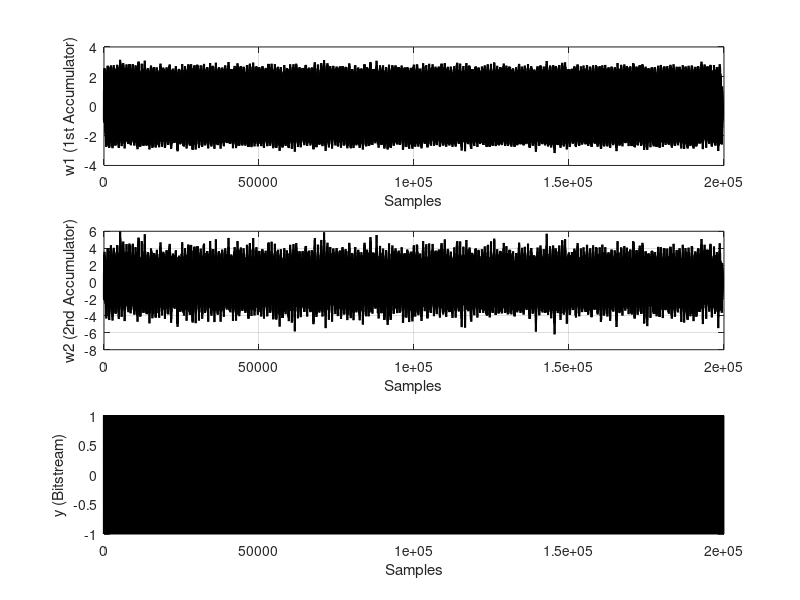

The MATLAB source for this figure: (Note: this script raises an error after producing the figure.)
% 2nd order sigma-delta with feed back loop filter

clear all; close all;

%%% [MOD] === Exercise 2.3: scale FB MOD2 so |w1|, |w2| <= 0.2 V ===========

% Input and sampling definitions
fin        = 1.003;  % input frequency (kHz)
fs         = 1000;   % sampling frequency (kHz)
amplitude  = 0.7;
offset     = 0.00;
nr_periods = 200;

N = round(nr_periods*fs/fin);

in = offset + amplitude*sin(2*pi*[1:N]/(fs/fin));

% Pre-allocation of vectors
y = zeros(1,N); w1 = y; w2 = y;  y(1) = 1;

% Feedback filter coefficients (unscaled)
b1 = 1; b2 = 1;
a1 = 1; a2 = 2;

% Main Modulator Loop
for a = 2:N,
    w2(a) = w2(a-1) + b2*(w1(a-1)-a2*y(a-1));
    y(a) = 2*(w2(a)>=0)-1;
    w1(a) = w1(a-1) + b1*(in(a-1)-a1*y(a-1));
end

%************************************************************************
% Display the 'time domain' output values
%************************************************************************

figure(1);
subplot(3,1,1); plot(w1,'k','LineWidth',1.5);
xlabel('Samples'); ylabel('w1 (1st Accumulator)');  grid on;
subplot(3,1,2); plot(w2,'k','LineWidth',1.5);
xlabel('Samples'); ylabel('w2 (2nd Accumulator)');  grid on;
subplot(3,1,3); plot(y,'k','LineWidth',1.5);
xlabel('Samples'); ylabel('y (Bitstream)');  grid on;
sgtitle(sprintf('Unscaled FB MOD2 -- max|w1|=%.2f, max|w2|=%.2f', ...
                max(abs(w1)), max(abs(w2))));

%************************************************************************
% Display the 'frequency domain' output values
%************************************************************************

fres = fs/N;

ffty = abs(fft(y'.*(kaiser(length(y),20)))); % compute magnitude spectrum

ffty = 20*log10(ffty/max(ffty)/sqrt(2)); % Scale the spectrum

figure(2);
semilogx((1:N/2)*fres,ffty(1:N/2),'-r','LineWidth',1);
grid on; xlabel('Frequency'); ylabel('Amplitude [dB]');
title('Output spectrum of the 2nd order feed-back sigma delta modulator');

%%% [MOD] === Report the unscaled swings ===================================
maxw1_orig = max(abs(w1));
maxw2_orig = max(abs(w2));
fprintf('\n[Unscaled] max|w1| = %.3f V, max|w2| = %.3f V\n', ...
        maxw1_orig, maxw2_orig);

%%% [MOD] === Compute scaled coefficients ==================================
%%% [MOD] Linear model: w1_s ~ b1*w1, w2_s ~ b1*b2*w2.
%%% [MOD] Pick b1 to bring max|w1| to 0.2 V; pick b2 to bring max|w2| to 0.2 V.
%%% [MOD] Slide-17 rule a* = a*b1 keeps the loop transfer shape intact, so
%%% [MOD] NTF and STF magnitudes are essentially unchanged with a 1-bit Q.
target = 0.2;
b1_s = target / maxw1_orig;
a2_s = a2 * b1_s;            % preserve H(z) shape
b2_s = target / (b1_s * maxw2_orig);
fprintf('[Scaled]   b1* = %.4f, b2* = %.4f, a2* = %.4f (a1 stays = 1)\n', ...
        b1_s, b2_s, a2_s);

%%% [MOD] Re-simulate with scaled coefficients
y_s  = zeros(1,N); y_s(1) = 1;
w1_s = zeros(1,N);
w2_s = zeros(1,N);
for a = 2:N
    w2_s(a) = w2_s(a-1) + b2_s*(w1_s(a-1) - a2_s*y_s(a-1));
    y_s(a)  = 2*(w2_s(a)>=0) - 1;
    w1_s(a) = w1_s(a-1) + b1_s*(in(a-1) - a1*y_s(a-1));
end
fprintf('[Scaled]   max|w1| = %.3f V, max|w2| = %.3f V\n', ...
        max(abs(w1_s)), max(abs(w2_s)));

%%% [MOD] Stability sanity check: re-run for 4x longer and confirm bounds
N_long = 4*N;
in_long = offset + amplitude*sin(2*pi*[1:N_long]/(fs/fin));
y_l  = zeros(1,N_long); y_l(1) = 1;
w1_l = zeros(1,N_long);
w2_l = zeros(1,N_long);
for a = 2:N_long
    w2_l(a) = w2_l(a-1) + b2_s*(w1_l(a-1) - a2_s*y_l(a-1));
    y_l(a)  = 2*(w2_l(a)>=0) - 1;
    w1_l(a) = w1_l(a-1) + b1_s*(in_long(a-1) - a1*y_l(a-1));
end
fprintf('[Stability check, 4x longer run]   max|w1| = %.3f V, max|w2| = %.3f V\n', ...
        max(abs(w1_l)), max(abs(w2_l)));

%%% [MOD] Time-domain plot of scaled modulator
figure(3);
subplot(3,1,1); plot(w1_s,'k','LineWidth',1.0);
xlabel('Samples'); ylabel('w1 [V]'); grid on; ylim([-0.3 0.3]);
subplot(3,1,2); plot(w2_s,'k','LineWidth',1.0);
xlabel('Samples'); ylabel('w2 [V]'); grid on; ylim([-0.3 0.3]);
subplot(3,1,3); plot(y_s,'k','LineWidth',1.0);
xlabel('Samples'); ylabel('y'); grid on;
sgtitle(sprintf('Scaled FB MOD2 -- max|w1|=%.3f, max|w2|=%.3f', ...
                max(abs(w1_s)), max(abs(w2_s))));

%%% [MOD] Spectrum of scaled modulator and overlay vs unscaled (STF check)
ffty_s = abs(fft(y_s' .* kaiser(length(y_s),20)));
ffty_s = 20*log10(ffty_s/max(ffty_s)/sqrt(2));

figure(4);
semilogx((1:N/2)*fres, ffty(1:N/2),  'r', 'LineWidth', 1.0); hold on;
semilogx((1:N/2)*fres, ffty_s(1:N/2),'b', 'LineWidth', 1.0); hold off;
grid on; xlabel('Frequency'); ylabel('Amplitude [dB]');
legend('unscaled','scaled', 'Location','southeast');
title('FB MOD2: spectrum unscaled vs scaled (STF + NTF check)');

%%% [MOD] Quantify in-band SNR before vs after scaling
fb_band     = 4;                              % signal bandwidth [kHz]
fres_lin    = fs/N;
maintone    = round(fin/fres_lin);
signal_bins = maintone-7:maintone+7;
inband_bins = 1:round(fb_band/fres_lin);
noise_bins  = setdiff(inband_bins, signal_bins);

ff_u = fft(y'    .* kaiser(N,20));   % unscaled bitstream
ff_s = fft(y_s'  .* kaiser(N,20));   % scaled bitstream
SNR_u = 10*log10(sum(abs(ff_u(signal_bins)).^2) / sum(abs(ff_u(noise_bins)).^2));
SNR_s = 10*log10(sum(abs(ff_s(signal_bins)).^2) / sum(abs(ff_s(noise_bins)).^2));
fprintf('[In-band SNR over %.1f kHz]  unscaled = %.2f dB, scaled = %.2f dB\n', ...
        fb_band, SNR_u, SNR_s);
